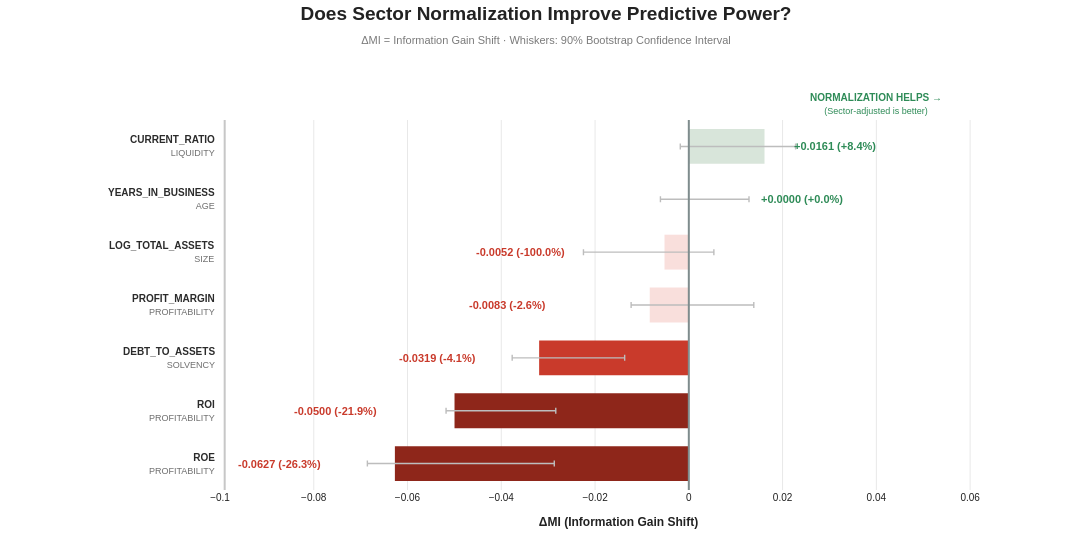

Notebook source saved alongside this figure:
### Markdown cell above
### 6.4 Sector Normalization: Information Gain Shift (ΔMI)

For each feature we compare MI in its raw form against a sector-adjusted version (value minus sector median). 

A **positive ΔMI** means normalization helps; a negative ΔMI means the sector adjustment destroys signal that was already present in the raw value.

### Code cell
TARGET  = "financial_health_class"
N_BOOT  = 30

CAT_MAP = {
    "roe": "PROFITABILITY", "roi": "PROFITABILITY",
    "profit_margin": "PROFITABILITY", "debt_to_assets": "SOLVENCY",
    "current_ratio": "LIQUIDITY", "log_total_assets": "SIZE",
    "years_in_business": "AGE",
}
DISPLAY_NAME_MAP = {
    "current_ratio": "CURRENT_RATIO", "years_in_business": "YEARS_IN_BUSINESS",
    "log_total_assets": "LOG_TOTAL_ASSETS", "profit_margin": "PROFIT_MARGIN",
    "debt_to_assets": "DEBT_TO_ASSETS", "roi": "ROI", "roe": "ROE",
}
NATIVE  = ["roe", "roi", "debt_to_assets", "profit_margin", "current_ratio", "years_in_business"]
DERIVED = {"log_total_assets": lambda df: np.log1p(df["total_assets"])}
ALL_FEATURES         = NATIVE + list(DERIVED.keys())
RAW_COLS_FOR_DERIVED = ["production_costs", "production_value", "total_assets"]

load_cols = list(dict.fromkeys(NATIVE + RAW_COLS_FOR_DERIVED + ["sector_name", TARGET]))
df_mi = (
    train_df[load_cols]
    .replace([np.inf, -np.inf], np.nan)
    .copy()
    .reset_index(drop=True)
)
for col, fn in DERIVED.items():
    df_mi[col] = fn(df_mi)
df_mi = df_mi[ALL_FEATURES + ["sector_name", TARGET]].dropna().reset_index(drop=True)
y     = df_mi[TARGET].astype("category").cat.codes

sector_medians = df_mi.groupby("sector_name")[ALL_FEATURES].median()
for col in ALL_FEATURES:
    df_mi[f"{col}_vs_sector"] = (
        df_mi[col] - df_mi["sector_name"].map(sector_medians[col])
    )

rng = np.random.default_rng(42)
mi_results = []
for col in ALL_FEATURES:
    rel_col = f"{col}_vs_sector"
    mi_raw  = mutual_info_classif(df_mi[[col]], y, random_state=42)[0]
    mi_rel  = mutual_info_classif(df_mi[[rel_col]], y, random_state=42)[0]
    delta   = mi_rel - mi_raw
    pct     = (delta / mi_raw * 100) if mi_raw > 0 else 0.0
    boot_deltas = []
    for _ in range(N_BOOT):
        idx  = rng.choice(len(df_mi), size=len(df_mi), replace=True)
        y_b  = y.iloc[idx].reset_index(drop=True)
        sub  = df_mi.iloc[idx].reset_index(drop=True)
        seed = int(rng.integers(0, 1_000_000))
        mi_r_b = mutual_info_classif(sub[[col]], y_b, random_state=seed)[0]
        mi_a_b = mutual_info_classif(sub[[rel_col]], y_b, random_state=seed)[0]
        boot_deltas.append(mi_a_b - mi_r_b)
    ci_low, ci_high = np.percentile(boot_deltas, 5), np.percentile(boot_deltas, 95)
    mi_results.append({
        "col": col,
        "display_name": DISPLAY_NAME_MAP.get(col, col.upper()),
        "category": CAT_MAP.get(col, "OTHER"),
        "mi_raw": mi_raw, "delta": delta, "pct": pct,
        "ci_low": ci_low, "ci_high": ci_high,
        "ci_crosses_zero": ci_low < 0 < ci_high,
    })

mi_results.sort(key=lambda x: x["delta"], reverse=True)
n      = len(mi_results)
y_pos  = list(range(n))
deltas = [d["delta"] for d in mi_results]

def get_bar_color(v):
    if v >= 0:        return "#A8C5AE"
    elif v >= -0.015: return "#F2B8B1"
    elif v >= -0.040: return "#C93A2B"
    else:             return "#8E261A"

bar_colors    = [get_bar_color(d["delta"]) for d in mi_results]
bar_opacities = [0.45 if d["ci_crosses_zero"] else 1.0 for d in mi_results]
err_plus      = [abs(d["ci_high"] - d["delta"]) for d in mi_results]
err_minus     = [abs(d["delta"]   - d["ci_low"]) for d in mi_results]

x_min = min([d["ci_low"]  for d in mi_results] + deltas)
x_max = max([d["ci_high"] for d in mi_results] + deltas)
span  = x_max - x_min
x_min_plot = min(-0.10, x_min - span * 0.20)
x_max_plot = max(0.07,  x_max + span * 0.22)

fig1 = go.Figure()

fig1.add_trace(go.Bar(
    x=deltas,
    y=y_pos,
    orientation="h",
    marker=dict(color=bar_colors, opacity=bar_opacities, line=dict(width=0)),
    error_x=dict(
        type="data", symmetric=False,
        array=err_plus, arrayminus=err_minus,
        color="#BDBDBD", thickness=1.4, width=3
    ),
    hovertemplate="<b>%{customdata}</b><br>ΔMI = %{x:.4f}<extra></extra>",
    customdata=[d["display_name"] for d in mi_results],
    cliponaxis=False
))

fig1.add_vline(x=0, line=dict(color="#7F8C8D", width=2))
fig1.add_vline(x=x_min_plot + 0.001, line=dict(color="#C7C7C7", width=2))

label_x_map = {
    "current_ratio":    0.022,  "years_in_business": 0.015,
    "log_total_assets": -0.026, "profit_margin":     -0.030,
    "debt_to_assets":   -0.045, "roi":               -0.066,
    "roe":              -0.078,
}

for yi, d in zip(y_pos, mi_results):
    fig1.add_annotation(
        x=x_min_plot + 0.002, y=yi,
        xref="x", yref="y",
        text=(
            f"<b>{d['display_name']}</b>"
            f"<br><span style='font-size:9px; color:#6E6E6E;'>{d['category']}</span>"
        ),
        showarrow=False, xanchor="right", align="right", xshift=-12,
        font=dict(size=10, color="#2B2B2B", family="Arial")
    )

for yi, d in zip(y_pos, mi_results):
    if d["delta"] >= 0:
        x_txt    = label_x_map.get(d["col"], d["ci_high"] + 0.002)
        xanchor  = "left"
        color    = "#2E8B57"
    else:
        x_txt    = label_x_map.get(d["col"], d["delta"] - 0.010)
        xanchor  = "right"
        color    = "#C93A2B"
    fig1.add_annotation(
        x=x_txt, y=yi, xref="x", yref="y",
        text=f"<b>{d['delta']:+.4f} ({d['pct']:+.1f}%)</b>",
        showarrow=False, xanchor=xanchor, yanchor="middle",
        font=dict(size=11, color=color, family="Arial")
    )

fig1.add_annotation(
    x=0.04, y=1.08, xref="x", yref="paper",
    text="<b>NORMALIZATION HELPS →</b><br><span style='font-size:9px'>(Sector-adjusted is better)</span>",
    showarrow=False, font=dict(size=10, color="#2E8B57", family="Arial"), align="center"
)

fig1.update_layout(
    paper_bgcolor="white", plot_bgcolor="white",
    font=dict(family="Arial", size=11, color="#222222"),
    width=1120, height=560, bargap=0.34, showlegend=False,
    margin=dict(t=120, l=220, r=75, b=70),
    title=dict(
        text=(
            "<b>Does Sector Normalization Improve Predictive Power?</b>"
            "<br><span style='font-size:11px; color:#7A7A7A;'>"
            "ΔMI = Information Gain Shift · Whiskers: 90% Bootstrap Confidence Interval"
            "</span>"
        ),
        x=0.5, xanchor="center", y=0.965,
        font=dict(size=19, color="#222222", family="Arial")
    ),
    xaxis=dict(
        title="<b>ΔMI (Information Gain Shift)</b>",
        range=[x_min_plot, x_max_plot],
        showgrid=True, gridcolor="#E8E8E8", gridwidth=1,
        zeroline=False, tickfont=dict(size=10), title_font=dict(size=12)
    ),
    yaxis=dict(
        range=[-0.5, n - 0.5], showgrid=False,
        showticklabels=False, zeroline=False, autorange="reversed"
    )
)

fig1.show()

### Figure 1 — Plotly figure (JSON) as saved in the notebook; plotly's stock layout.template omitted (floating-point values rounded to 4 significant figures)
{"data": [{"cliponaxis": false, "customdata": ["CURRENT_RATIO", "YEARS_IN_BUSINESS", "LOG_TOTAL_ASSETS", "PROFIT_MARGIN", "DEBT_TO_ASSETS", "ROI", "ROE"], "error_x": {"array": [0.006622, 0.01284, 0.01053, 0.0222, 0.01824, 0.02159, 0.034], "arrayminus": [0.01797, 0.006057, 0.01729, 0.003971, 0.00575, 0.001805, 0.005869], "color": "#BDBDBD", "symmetric": false, "thickness": 1.4, "type": "data", "width": 3}, "hovertemplate": "<b>%{customdata}</b><br>ΔMI = %{x:.4f}<extra></extra>", "marker": {"color": ["#A8C5AE", "#A8C5AE", "#F2B8B1", "#F2B8B1", "#C93A2B", "#8E261A", "#8E261A"], "line": {"width": 0}, "opacity": [0.45, 0.45, 0.45, 0.45, 1, 1, 1]}, "orientation": "h", "type": "bar", "x": [0.01615, 0, -0.005185, -0.008337, -0.03193, -0.04998, -0.0627], "y": [0, 1, 2, 3, 4, 5, 6]}], "layout": {"annotations": [{"align": "right", "font": {"color": "#2B2B2B", "family": "Arial", "size": 10}, "showarrow": false, "text": "<b>CURRENT_RATIO</b><br><span style='font-size:9px; color:#6E6E6E;'>LIQUIDITY</span>", "x": -0.098, "xanchor": "right", "xref": "x", "xshift": -12, "y": 0, "yref": "y"}, {"align": "right", "font": {"color": "#2B2B2B", "family": "Arial", "size": 10}, "showarrow": false, "text": "<b>YEARS_IN_BUSINESS</b><br><span style='font-size:9px; color:#6E6E6E;'>AGE</span>", "x": -0.098, "xanchor": "right", "xref": "x", "xshift": -12, "y": 1, "yref": "y"}, {"align": "right", "font": {"color": "#2B2B2B", "family": "Arial", "size": 10}, "showarrow": false, "text": "<b>LOG_TOTAL_ASSETS</b><br><span style='font-size:9px; color:#6E6E6E;'>SIZE</span>", "x": -0.098, "xanchor": "right", "xref": "x", "xshift": -12, "y": 2, "yref": "y"}, {"align": "right", "font": {"color": "#2B2B2B", "family": "Arial", "size": 10}, "showarrow": false, "text": "<b>PROFIT_MARGIN</b><br><span style='font-size:9px; color:#6E6E6E;'>PROFITABILITY</span>", "x": -0.098, "xanchor": "right", "xref": "x", "xshift": -12, "y": 3, "yref": "y"}, {"align": "right", "font": {"color": "#2B2B2B", "family": "Arial", "size": 10}, "showarrow": false, "text": "<b>DEBT_TO_ASSETS</b><br><span style='font-size:9px; color:#6E6E6E;'>SOLVENCY</span>", "x": -0.098, "xanchor": "right", "xref": "x", "xshift": -12, "y": 4, "yref": "y"}, {"align": "right", "font": {"color": "#2B2B2B", "family": "Arial", "size": 10}, "showarrow": false, "text": "<b>ROI</b><br><span style='font-size:9px; color:#6E6E6E;'>PROFITABILITY</span>", "x": -0.098, "xanchor": "right", "xref": "x", "xshift": -12, "y": 5, "yref": "y"}, {"align": "right", "font": {"color": "#2B2B2B", "family": "Arial", "size": 10}, "showarrow": false, "text": "<b>ROE</b><br><span style='font-size:9px; color:#6E6E6E;'>PROFITABILITY</span>", "x": -0.098, "xanchor": "right", "xref": "x", "xshift": -12, "y": 6, "yref": "y"}, {"font": {"color": "#2E8B57", "family": "Arial", "size": 11}, "showarrow": false, "text": "<b>+0.0161 (+8.4%)</b>", "x": 0.022, "xanchor": "left", "xref": "x", "y": 0, "yanchor": "middle", "yref": "y"}, {"font": {"color": "#2E8B57", "family": "Arial", "size": 11}, "showarrow": false, "text": "<b>+0.0000 (+0.0%)</b>", "x": 0.015, "xanchor": "left", "xref": "x", "y": 1, "yanchor": "middle", "yref": "y"}, {"font": {"color": "#C93A2B", "family": "Arial", "size": 11}, "showarrow": false, "text": "<b>-0.0052 (-100.0%)</b>", "x": -0.026, "xanchor": "right", "xref": "x", "y": 2, "yanchor": "middle", "yref": "y"}, {"font": {"color": "#C93A2B", "family": "Arial", "size": 11}, "showarrow": false, "text": "<b>-0.0083 (-2.6%)</b>", "x": -0.03, "xanchor": "right", "xref": "x", "y": 3, "yanchor": "middle", "yref": "y"}, {"font": {"color": "#C93A2B", "family": "Arial", "size": 11}, "showarrow": false, "text": "<b>-0.0319 (-4.1%)</b>", "x": -0.045, "xanchor": "right", "xref": "x", "y": 4, "yanchor": "middle", "yref": "y"}, {"font": {"color": "#C93A2B", "family": "Arial", "size": 11}, "showarrow": false, "text": "<b>-0.0500 (-21.9%)</b>", "x": -0.066, "xanchor": "right", "xref": "x", "y": 5, "yanchor": "middle", "yref": "y"}, {"font": {"color": "#C93A2B", "family": "Arial", "size": 11}, "showarrow": false, "text": "<b>-0.0627 (-26.3%)</b>", "x": -0.078, "xanchor": "right", "xref": "x", "y": 6, "yanchor": "middle", "yref": "y"}, {"align": "center", "font": {"color": "#2E8B57", "family": "Arial", "size": 10}, "showarrow": false, "text": "<b>NORMALIZATION HELPS →</b><br><span style='font-size:9px'>(Sector-adjusted is better)</span>", "x": 0.04, "xref": "x", "y": 1.08, "yref": "paper"}], "bargap": 0.34, "font": {"color": "#222222", "family": "Arial", "size": 11}, "height": 560, "margin": {"b": 70, "l": 220, "r": 75, "t": 120}, "paper_bgcolor": "white", "plot_bgcolor": "white", "shapes": [{"line": {"color": "#7F8C8D", "width": 2}, "type": "line", "x0": 0, "x1": 0, "xref": "x", "y0": 0, "y1": 1, "yref": "y domain"}, {"line": {"color": "#C7C7C7", "width": 2}, "type": "line", "x0": -0.099, "x1": -0.099, "xref": "x", "y0": 0, "y1": 1, "yref": "y domain"}], "showlegend": false, "title": {"font": {"color": "#222222", "family": "Arial", "size": 19}, "text": "<b>Does Sector Normalization Improve Predictive Power?</b><br><span style='font-size:11px; color:#7A7A7A;'>ΔMI = Information Gain Shift · Whiskers: 90% Bootstrap Confidence Interval</span>", "x": 0.5, "xanchor": "center", "y": 0.965}, "width": 1120, "xaxis": {"gridcolor": "#E8E8E8", "gridwidth": 1, "range": [-0.1, 0.07], "showgrid": true, "tickfont": {"size": 10}, "title": {"font": {"size": 12}, "text": "<b>ΔMI (Information Gain Shift)</b>"}, "zeroline": false}, "yaxis": {"autorange": "reversed", "range": [-0.5, 6.5], "showgrid": false, "showticklabels": false, "zeroline": false}}}
